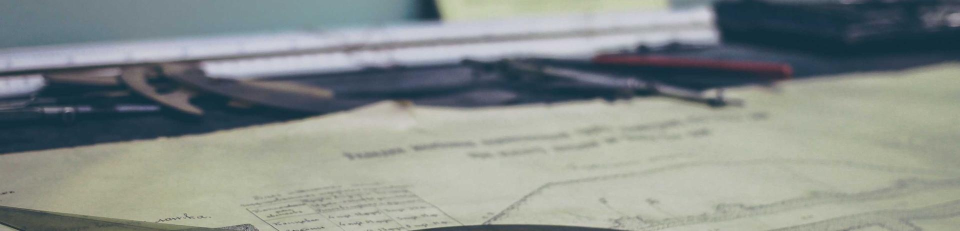
#> input picture assets/landscape_bg.jpg, 1920 x 462 px (shown at 1/2 size)
$ python stream.py
#> lines starting #> are read from the running program, lines starting #| are printed output that depends on the picture
### panel_driver/rotation.py
"""Orientation transforms between the landscape canvas and the panel's native portrait buffer.

The physical panel is a wide bar (9.16"), but its native display buffer is
462×1920 (portrait). The vendor software presents a 1920×462 landscape canvas
to the user and rotates internally before encoding.

Open question: which direction (CW vs CCW) does the vendor software rotate?
This module provides both options — test empirically with the physical panel.
"""

from PIL import Image


def to_panel_native(
    landscape_img: Image.Image, clockwise: bool = True
) -> Image.Image:
    """Rotate a 1920×462 landscape canvas to the panel's native 462×1920 portrait.

    Args:
        landscape_img: PIL Image at 1920×462 (landscape).
        clockwise: If True, rotate 270° CCW (most likely correct).
                   If False, rotate 90° CW (fallback).

    Returns:
        462×1920 portrait PIL Image ready for JPEG encoding.
    """
    return landscape_img.transpose(
        Image.ROTATE_270 if clockwise else Image.ROTATE_90
    )

### panel_driver/device.py
"""HID device open/close and write operations for the USB bar display.

VID/PID: 0x5548 / 0x1011
String descriptor: "HOTSPOTEKUSB HID DEMO"
Endpoint: 0x01, OUT, Interrupt transfer, 1024-byte packets.

macOS note: hidapi's write() treats the first byte as the HID report ID.
For non-numbered reports, prepend 0x00 before the 1024-byte packet data.
Each write is therefore 1025 bytes: [0x00] + [1024 bytes of frame data].

Init sequence (required before first frame):
  1. CRTDIS — display init
  2. CRTLIG — backlight on
  3. CRTDRA — actual frame (repeated for streaming)

``import hid`` is deliberately deferred into :func:`open_device` so importing
this module (and the pure protocol code it re-exports) needs no hidapi library
installed. Only a real :func:`open_device` call requires hidapi.
"""

# Defer annotation evaluation so ``hid.Device`` never has to be imported at module
# level just to write the annotations below.
from __future__ import annotations

from typing import Any

from .protocol import (
    build_backlight_packet,
    build_init_packets,
    validate_brightness,
)

VID = 0x5548
PID = 0x1011


def open_device() -> Any:
    """Open the USB bar display HID device.

    ``import hid`` lives here, not at module scope, so importing
    :mod:`panel_driver.device` does not require the hidapi library (constitution
    Principle IV: the protocol code must be importable and testable with no
    hardware support installed).

    Returns:
        An open ``hid.Device`` ready for interrupt OUT writes.

    Raises:
        IOError: If the device is not found or cannot be opened.
    """
    import hid  # deferred so importing the module needs no hidapi library

    return hid.Device(VID, PID)


# [49 lines left out: functions init_display, set_backlight, write_frame, not called in this run]

### panel_driver/protocol.py
"""Build CRTDRA frame packets from JPEG bytes.

Wire protocol (reverse-engineered from USBPcap capture):
  - Each frame is a sequence of 1024-byte interrupt OUT packets.
  - First packet: 32-byte header + start of JPEG.
  - Subsequent packets: pure continuation of the JPEG stream.
  - Last packet zero-padded to 1024 bytes.

Init sequence (must be sent before first frame):
  1. CRTDIS  — display init (field at bytes 10-11 is zero, no payload)
  2. CRTLIG  — backlight on (brightness in bytes 10-11, little-endian)
  3. CRTDRA  — the actual JPEG frame (repeated for streaming)

Header layout (bytes 0–31):
  [0:5]   b"CRT\\x00\\x00"
  [5:10]  command name, e.g. b"DRA\\x00\\x00", b"DIS\\x00\\x00", b"LIG\\x00\\x00"
  [10:12] per-command uint16 field (see below for byte order)
  [12:14] b"\\xb1\\x00" for DRA, b"\\x00\\x00" for DIS/LIG
  [14:32] zero padding
  [32:]   payload (JPEG for DRA, empty for DIS/LIG)

The byte order of the bytes 10-11 field is **per command** and is taken from the
vendored USB capture (handoff doc section 2), not assumed:
  - CRTDRA: big-endian uint16 = 32 + len(jpeg_bytes)
  - CRTLIG: little-endian uint16 brightness (0-100); capture shows ``32 00`` = 50
  - CRTDIS: an explicit zero (``00 00``), NOT the 32-byte preamble length
"""

import struct

HEADER_MAGIC = b"CRT\x00\x00"  # bytes 0–4
PREAMBLE_LEN = 32
PACKET_SIZE = 1024
# Bytes 12–13: observed constant for CRTDRA frames across two different frame sizes.
# For CRTDIS and CRTLIG these are 0x00 0x00.
# UNVERIFIED: the meaning of the b1 00 pair has only two sample points in the
# vendor capture; it is treated as a constant, not a decoded field (handoff
# doc section 4, item 2).
HEADER_FLAGS_DRA = b"\xb1\x00"
HEADER_FLAGS_INIT = b"\x00\x00"

# Brightness (CRTLIG bytes 10–11) is written as a uint16 but only 0..100 is
# meaningful; the boundary is enforced here and again in device.py.
BRIGHTNESS_MIN = 0
BRIGHTNESS_MAX = 100


# [27 lines left out: function validate_brightness, not called in this run]


def _build_command_packet(
    command: bytes,
    value: int = 0,
    payload: bytes = b"",
    byte_order: str = "big",
) -> bytes:
    """Build a single 1024-byte packet for a CRT command.

    Args:
        command: 5-byte command name (e.g. b"DRA\\x00\\x00", b"DIS\\x00\\x00", b"LIG\\x00\\x00")
        value: For DRA: 32 + len(payload). For LIG: brightness (0-100). For DIS: 0.
        payload: JPEG bytes for DRA, empty for DIS/LIG.
        byte_order: ``"big"`` (CRTDRA) or ``"little"`` (CRTLIG) for the uint16 at
            bytes 10-11. The capture shows the order differs per command, so it is
            an explicit argument rather than a single module-wide default.

    Returns:
        A single 1024-byte packet.
    """
    fmt = ">H" if byte_order == "big" else "<H"
    header = HEADER_MAGIC + command + struct.pack(fmt, value)
    # Use DRA flags for DRA commands, init flags for DIS/LIG
    if command == b"DRA\x00\x00":
        header += HEADER_FLAGS_DRA
    else:
        header += HEADER_FLAGS_INIT
    header = header.ljust(PREAMBLE_LEN, b"\x00")
    packet = header + payload
    pad_len = (-len(packet)) % PACKET_SIZE
    packet += b"\x00" * pad_len
    return packet


# [42 lines left out: functions build_init_packets, build_backlight_packet, not called in this run]


def build_frame_packets(jpeg_bytes: bytes) -> list[bytes]:
    """Split a JPEG into CRTDRA frame packets ready for HID interrupt OUT.

    Args:
        jpeg_bytes: Raw baseline JFIF JPEG bytes (portrait 462×1920).

    Returns:
        List of 1024-byte packets to write sequentially to endpoint 0x01.

    Raises:
        ValueError: If the total frame (32-byte header + JPEG) exceeds 65535
        bytes, which would overflow the uint16 length field in the header.
    """
    total_len = PREAMBLE_LEN + len(jpeg_bytes)
    if total_len > 65535:
        raise ValueError(
            f"Frame too large: {total_len} bytes exceeds uint16 max (65535). "
            f"JPEG is {len(jpeg_bytes)} bytes — reduce quality or resolution."
        )

    # Build the first packet with CRTDRA header (big-endian length field).
    first = _build_command_packet(b"DRA\x00\x00", value=total_len, payload=jpeg_bytes)

    # Split into 1024-byte packets
    return [first[i:i+PACKET_SIZE] for i in range(0, len(first), PACKET_SIZE)]

### scripts/stream.py
#!/usr/bin/env python3
"""Stream a landscape background image to the USB bar display.

Usage:
    python scripts/stream.py [--fps N] [--seconds N]

Keeps the panel fed at a steady rate. The panel's HID controller intermittently
stops accepting OUT reports (measured on the Raspberry Pi 4B: `HIDException:
Connection timed out` after anywhere from ~30 to ~600 frames, with no USB
disconnect, no power event, and independent of frame rate or init byte order).
The fix is to reopen the handle and resend the init sequence -- which recovers on
the first attempt every time. This script does that automatically and reports the
effective frame rate, so "stream for ten minutes" is actually achievable.

    --seconds N   stop after N seconds (default: run until Ctrl-C)
    --fps N       frames per second (default 15)
"""

import argparse
import io
import os
import sys
import time

sys.path.insert(0, os.path.join(os.path.dirname(__file__), ".."))

from PIL import Image

from panel_driver.device import init_display, open_device, write_frame
from panel_driver.protocol import build_frame_packets
from panel_driver.rotation import to_panel_native

ASSETS_DIR = os.path.join(os.path.dirname(__file__), "..", "assets")
BG_PATH = os.path.join(ASSETS_DIR, "landscape_bg.jpg")

OPEN_RETRIES = 60          # seconds to wait for the device at start / after a stall
BRIGHTNESS = 50


def open_with_retry(seconds: int = OPEN_RETRIES):
    """Open the device, retrying once a second. Returns (dev, waited_seconds)."""
    for attempt in range(seconds):
        try:
            return open_device(), attempt
        except Exception:
            if attempt % 5 == 0:
                print(f"  waiting for device... ({attempt + 1}s)")
            time.sleep(1)
    return None, seconds


def main() -> None:
    parser = argparse.ArgumentParser(description="Stream an image to the USB bar display")
    parser.add_argument("--fps", type=int, default=15, help="frames per second (default 15)")
    parser.add_argument("--seconds", type=int, default=0,
                        help="stop after N seconds (default: run until Ctrl-C)")
    args = parser.parse_args()

    if not os.path.exists(BG_PATH):
        print(f"ERROR: Background image not found at {BG_PATH}")
        print("Run: curl -sLo assets/landscape_bg.jpg https://picsum.photos/1920/462")
        sys.exit(1)

    bg = Image.open(BG_PATH).convert("RGB")
#> bg is the input picture: PIL image 1920x462 RGB; mean R, G, B 136.2, 143.1, 139.4
    if bg.size != (1920, 462):
        bg = bg.resize((1920, 462), Image.LANCZOS)
        print(f"Resized background to {bg.size}")

    portrait = to_panel_native(bg, clockwise=True)
#> in to_panel_native, `return landscape_img.transpose( Image.ROTATE_270 if clockwise else Ima..`:
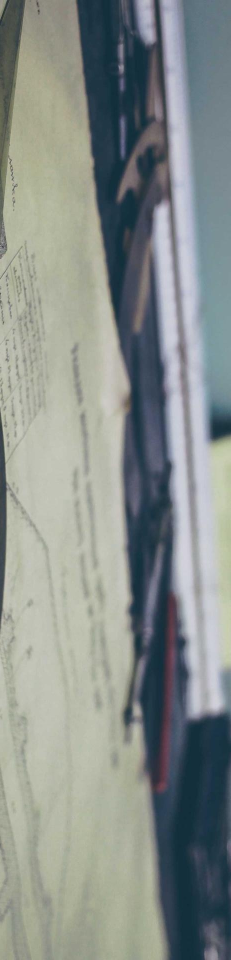
#> returned value: PIL image 462x1920 RGB (shown at 1/2 size); mean R, G, B 136.2, 143.1, 139.4
    buf = io.BytesIO()
    portrait.save(buf, format="JPEG", quality=70)
    packets = build_frame_packets(buf.getvalue())
    print(f"Background: {bg.size}, JPEG: {len(buf.getvalue())} bytes, {len(packets)} packets")
#| Background: (1920, 462), JPEG: 52374 bytes, 52 packets

    print("Opening device (retrying every second for 60s)...")
    dev, waited = open_with_retry()
    if dev is None:
        print("Failed to open device after 60s")
        sys.exit(1)
    print(f"Device opened after {waited + 1}s; sending init sequence (CRTDIS + CRTLIG)...")
    init_display(dev, brightness=BRIGHTNESS)

    fps = max(1, args.fps)
    frame_count = 0
    stalls = 0
    t0 = time.time()
    deadline = t0 + args.seconds if args.seconds else None
    print(f"Streaming at ~{fps} fps"
          + (f" for {args.seconds}s..." if args.seconds else "..."))

    try:
        while deadline is None or time.time() < deadline:
            try:
                write_frame(dev, packets)
                frame_count += 1
            except Exception as e:
                # The panel dropped OUT reports. Reopen and resend the init sequence.
                stalls += 1
                elapsed = time.time() - t0
                print(f"  panel stopped accepting writes at frame {frame_count} "
                      f"({elapsed:.0f}s): {type(e).__name__}: {e}")
                try:
                    dev.close()
                except Exception:
                    pass
                dev, _ = open_with_retry()
                if dev is None:
                    print("Could not reopen the device after 60s; giving up")
                    break
                init_display(dev, brightness=BRIGHTNESS)
                print(f"  reopened (stall #{stalls}); resumed")
                continue

            if frame_count % 300 == 0:
                elapsed = time.time() - t0
                print(f"  {frame_count} frames in {elapsed:.0f}s "
                      f"({frame_count / elapsed:.1f} fps, {stalls} stalls)")
            time.sleep(1.0 / fps)
    except KeyboardInterrupt:
        print()
    finally:
        elapsed = time.time() - t0
        if dev is not None:
            try:
                dev.close()
            except Exception:
                pass
        summary = (f"\nStopped after {frame_count} frames in {elapsed:.0f}s "
                   f"({frame_count / elapsed:.1f} fps effective)")
        if stalls:
            summary += f", {stalls} stalls, all reopened"
        print(summary)
        print("Device closed.")


if __name__ == "__main__":
    main()
#> (the call stopped at in open_device, `return hid.Device(VID, PID)`: hid is not available in this run)
